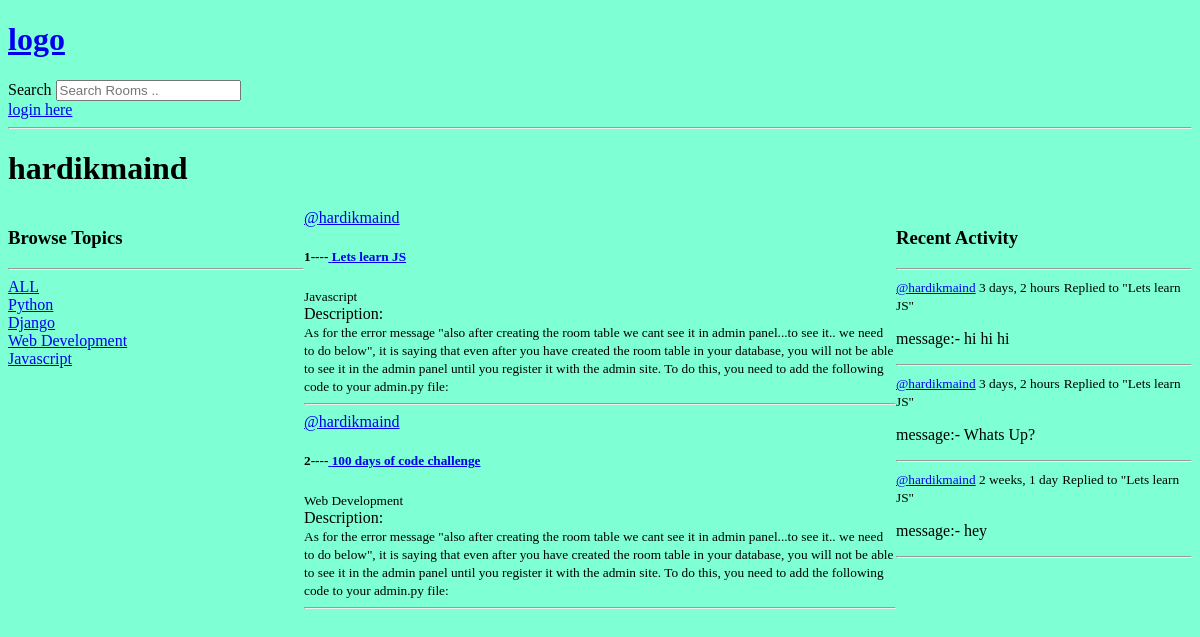
The app's page /profile/1/, older data.
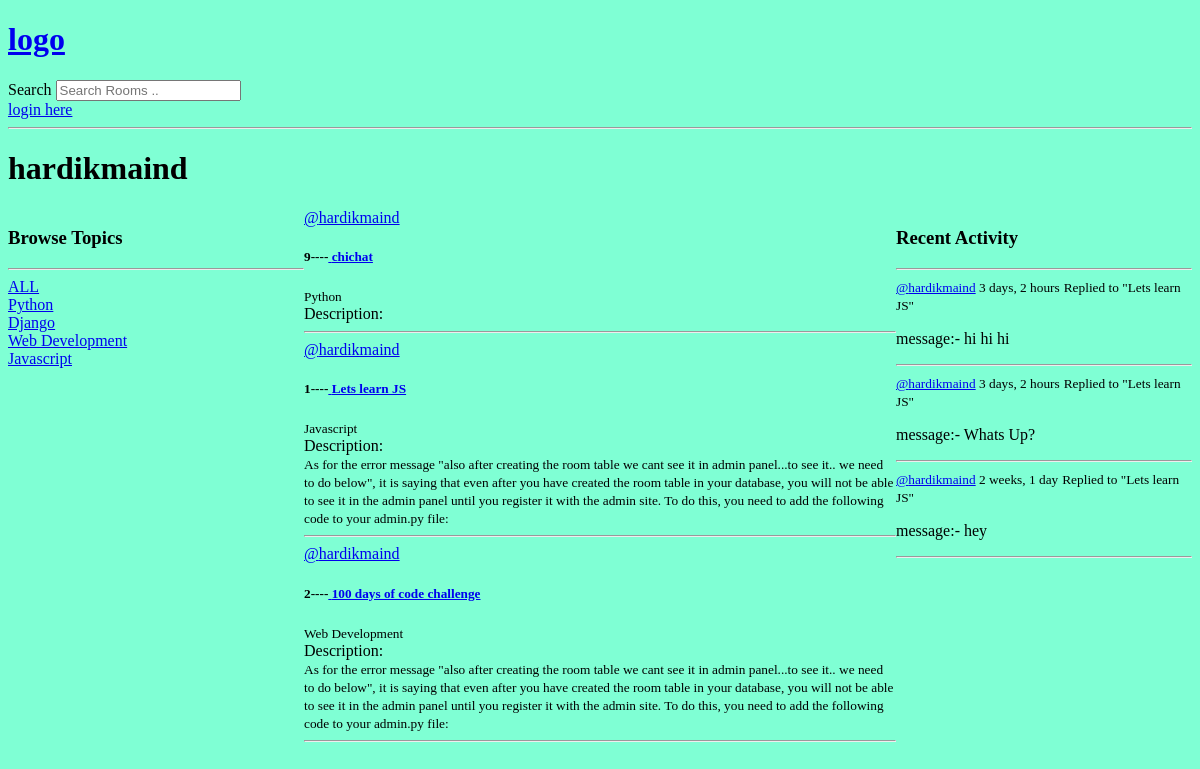
The same page, newer data.
### base/models.py (models this page shows, shortened)
class Topic(models.Model):
    name = models.CharField(max_length=200)

class Room(models.Model):
    host = models.ForeignKey(User, null=True, on_delete=models.SET_NULL)
    name = models.CharField(max_length=200)
    description = models.TextField(null=True, blank=True)
    participants = models.ManyToManyField(User,related_name='participants', blank=True)
    updated = models.DateTimeField(auto_now=True)
    created = models.DateTimeField(auto_now_add=True)
    topic = models.ForeignKey(Topic, null=True, on_delete=models.SET_NULL)
    class Meta:
        ordering = ['-updated', '-created']
    def __str__(self):
        return self.name

class Message(models.Model):
    user = models.ForeignKey(User, on_delete=models.CASCADE)
    room = models.ForeignKey(Room, on_delete=models.CASCADE)
    body = models.TextField()
    updated = models.DateTimeField(auto_now=True)
    created = models.DateTimeField(auto_now_add=True)
    class Meta:
        ordering = ['-updated', '-created']
    def __str__(self):
        return self.body[0:50]

### base/views.py (the view)
# urls.py: path('profile/<str:pk>/', views.userProfile,name="user-profile"),
def userProfile(request, pk):
    user = User.objects.get(id=pk)
    rooms = user.room_set.all()
    room_messages = user.message_set.all()
    topics = Topic.objects.all()
    context = {'user': user, 'rooms': rooms,
               'room_messages': room_messages, 'topics': topics}
    return render(request, 'base/profile.html', context)

### base/templates/base/profile.html (shortened to what this page needs)
{% extends 'main.html' %} {% block content %}
<h1>{{user.username}}</h1>
<div class="profile-container">
    <div>{%include 'base/topic_component.html' %}</div>
    <div>{%include 'base/feed_component.html' %}</div>
    <div>{%include 'base/activity_component.html' %}</div>
</div>
{% endblock %}

### templates/main.html (shortened to what this page needs)
<!DOCTYPE html>
{% load static %}
<html lang="en">
  <head>
    <link
      rel="stylesheet"
      typer="'text/css"
      media="screen"
      href="{% static 'styles/main.css'%}"
    />
  </head>
  <body>
    {% include 'navbar.html' %}
    {% block content %} {% endblock %}
  </body>
</html>

### templates/navbar.html
    <a href="/">
        <h1>logo</h1>
    </a>
    <form method="GET" action="{% url 'home' %}">
        <label for="search">Search</label>
        <input type="text" name="query" placeholder="Search Rooms ..">
    </form>
    {% if request.user.is_authenticated %}
    <p>Hello {{request.user}}</p>
    <a href="{% url 'logout' %}">Logout</a>
    {% else %}
    <a href="{% url 'login' %}">login here</a>
    {% endif %}
    <hr>

### base/templates/base/topic_component.html
<h3>Browse Topics</h3>
    <hr />
    <div>
      <a href="{% url 'home' %}"> ALL </a>
    </div>
    {% for x in topics %}
    <div>
      <a href="{% url 'home' %}?query={{x.name}}">
        {{x.name}}
      </a>
    </div>
    {% endfor %}

### base/templates/base/feed_component.html (shortened to what this page needs)
{% for room in rooms %}
<div>
  <a href="{% url 'user-profile' room.host.id %}">@{{room.host.username}}</a>
  <h5>
    {{room.id}}----<a href="{% url 'room' room.id %}"> {{room.name}}</a>
  </h5>
  <small> {{room.topic.name}} </small>
  <div>Description:</div>
  <small> {{room.description}} </small>
  <hr />
</div>
{% endfor %}

### base/templates/base/activity_component.html (shortened to what this page needs)
    <h3>Recent Activity</h3>
    <hr />
    {% for x in room_messages %}
    <div>
      <small><a href="{% url 'user-profile' x.user.id %}"> @{{x.user}}</a> {{x.created|timesince}}</small>
      <small> Replied to "{{x.room}}"</small>
      <p>message:- {{x}}</p>
      <hr>
    </div>
    {% endfor %}

### static/styles/main.css (style rules this page uses)
body { background-color: aquamarine; }

### base/templates/base/profile.html (style rules this page uses)
.profile-container { display: grid; grid-template-columns: 1fr 2fr 1fr ; }

Row changes from the older to the newer data that the page shows:
added Room: host.username "hardikmaind", id "9", name "chichat", topic.name "Python"
